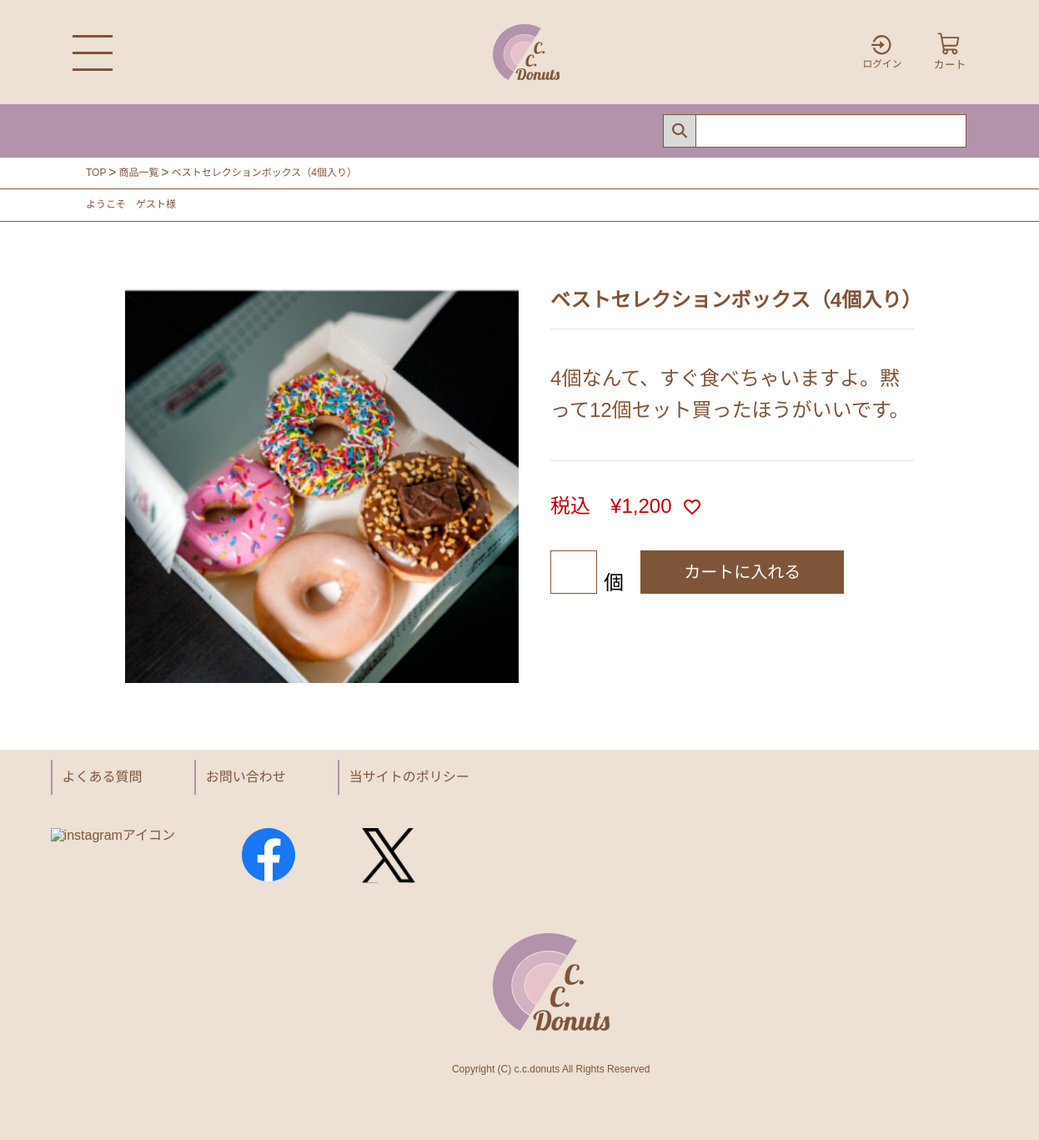
The app's page /detail.php?id=9 with its own data.
### tables this page shows
create table product (
id int auto_increment primary key, 
name varchar(200) not null, 
price int not null, 
description varchar(1000) not null 
);

### detail.php (the view, shortened to what this page needs)
<!DOCTYPE html>
<html lang="ja">
<head>
    <link rel="stylesheet" href="common/css/reset.css">
    <link rel="stylesheet" href="common/css/common.css">
    <link rel="stylesheet" href="common/css/detail.css">
</head>
<body>
    <?php
    require 'includes/header.php';
    ?>
    <main>
        <nav class="navigator">
            <ol class="bread_crumb">
                <li><a href="index.php">TOP</a></li>
                <li><a href="product.php">商品一覧</a></li>
                <?php
                require 'includes/database.php';
                $place = $pdo->prepare('select * from product where id=?');
                $place->execute([$_REQUEST['id']]);
                foreach ($place as $row) {
                    $name = $row['name'];
                    echo '<li>', $name, '</li>';
                }
                ?>
            </ol>
        </nav>
        <hr class="brown_line">
        <div class="navigator">
            <?php
            if (isset($_SESSION['customer'])) {
                echo '<p class="greeting">ようこそ　', $_SESSION['customer']['name'], '様</p>';
            } else {
                echo '<p class="greeting">ようこそ　ゲスト様</p>';
            }
            ?>
        </div>
        <hr class="brown_line">
        <?php
        require 'includes/database.php';
        $sql = $pdo->prepare('select * from product where id=?');
        $sql->execute([
            $_REQUEST['id']
        ]);
        foreach ($sql as $row) {
            $price = number_format($row['price']);
            echo <<<END
    <form action="cart-input.php" method="post" class="detail_menu">
    <div class="flex_item1">
    <img alt="image" src="common/images/{$row['id']}.png" class="detail_img">
    </div>
    <div class="flex_item2">
    <p class="detail_submenu">{$row['name']}</p>
    <p class="detail_explain">{$row['description']}</p>
    <p class="detail_money">税込&emsp;&yen;{$price}<span class="detail_favorite"><a href="#!"><img src="common/images/heart.png" alt="お気に入りボタン"></a></span>
    </p>
 <div class="detail_buy">
 <div>
  <input type="text" name="count" pattern="^[0-9]{1,9}$" class="detail_text">
  <span>個</span>
 </div>
 <input type="submit" class="cart_input" value="カートに入れる">
</div>
<input type="hidden" name="id" value="{$row['id']}">
<input type="hidden" name="name" value="{$row['name']}">
<input type="hidden" name="price" value="{$row['price']}">
</div>
</form>
END;
        }
        ?>
    </main>
    <?php require 'includes/footer.php'; ?>

### common/css/common.css (style rules this page uses)
* { font-family: "Noto Sans JP", sans-serif; }
.navigator { width: 100%; padding: 12px 0 12px 20px; text-align: left; color: #7f5539; font-size: 12px; }
.bread_crumb { display: flex; flex-wrap: nowrap; }
.bread_crumb li { position: relative; }
.bread_crumb li:not(:first-child) { padding-left: 15px; }
.bread_crumb li:not(:last-child)::after { content: ">"; position: absolute; top: -3px; right: -12px; font-size: 16px; }
.brown_line { width: 100%; color: #7f5539; }
@media screen and (min-width: 768px) { .navigator { padding: 12px 0 12px 103px; } }

### common/css/detail.css (style rules this page uses)
main { width: 100%; margin-bottom: 80px; }
.detail_menu { width: 90%; margin: 20px auto; }
.detail_img { width: 100%; margin-bottom: 20px; }
.detail_submenu { color: #7f5539; font-size: 16px; font-weight: bold; margin-bottom: 20px; }
.detail_explain { color: #7f5539; font-size: 16px; font-weight: 400; border-top: 1px solid #ede0d4; border-bottom: 1px solid #ede0d4; padding: 20px 0; line-height: 1.6; }
.detail_money { font-size: 16px; font-weight: 500; margin: 20px 0 24px; color: #bf0007; }
.detail_favorite { padding-left: 12px; vertical-align: top; }
.detail_buy { display: flex; flex-wrap: nowrap; width: 100%; }
.detail_buy>div { position: relative; width: auto; }
.detail_buy>div>span { position: absolute; bottom: 0; margin-left: 4px; font-size: 16px; }
.detail_text { border: 1px solid #7f5539; width: 56px; height: 36px; font-size: 16px; padding: 4px; }
.cart_input { margin-left: 32px; background-color: #7f5539; text-align: center; color: #fff; width: 160px; }
@media screen and (min-width: 768px) { .detail_menu { width: 76%; max-width: 1046px; margin: 80px auto 0; display: flex; flex-wrap: nowrap; } }
@media screen and (min-width: 768px) { .flex_item1 { width: 52%; } }
@media screen and (min-width: 768px) { .flex_item2 { width: 48%; margin-left: 4%; } }
@media screen and (min-width: 768px) { .detail_img { margin-bottom: 0px; } }
@media screen and (min-width: 768px) { .detail_submenu { font-size: clamp(1rem, 0.111rem + 1.85vw, 1.5rem); } }
@media screen and (min-width: 768px) { .detail_explain { font-size: clamp(1rem, 0.111rem + 1.85vw, 1.5rem); padding: 40px 0; } }
@media screen and (min-width: 768px) { .detail_money { font-size: clamp(1rem, 0.111rem + 1.85vw, 1.5rem); margin: 40px 0; } }
@media screen and (min-width: 768px) { .detail_buy>div>span { margin-left: 8px; font-size: clamp(1rem, 0.111rem + 1.85vw, 1.5rem); } }
@media screen and (min-width: 768px) { .detail_text { max-width: 80px; height: 52px; font-size: 24px; padding: 8px; } }
@media screen and (min-width: 768px) { .cart_input { font-size: clamp(0.75rem, -0.139rem + 1.85vw, 1.25rem); margin-left: 52px; width: 56%; } }

### records on screen
product: name "ベストセレクションボックス（4個入り）", description "4個なんて、すぐ食べちゃいますよ。黙って12個セット買ったほうがいいです。", price "1,200"
